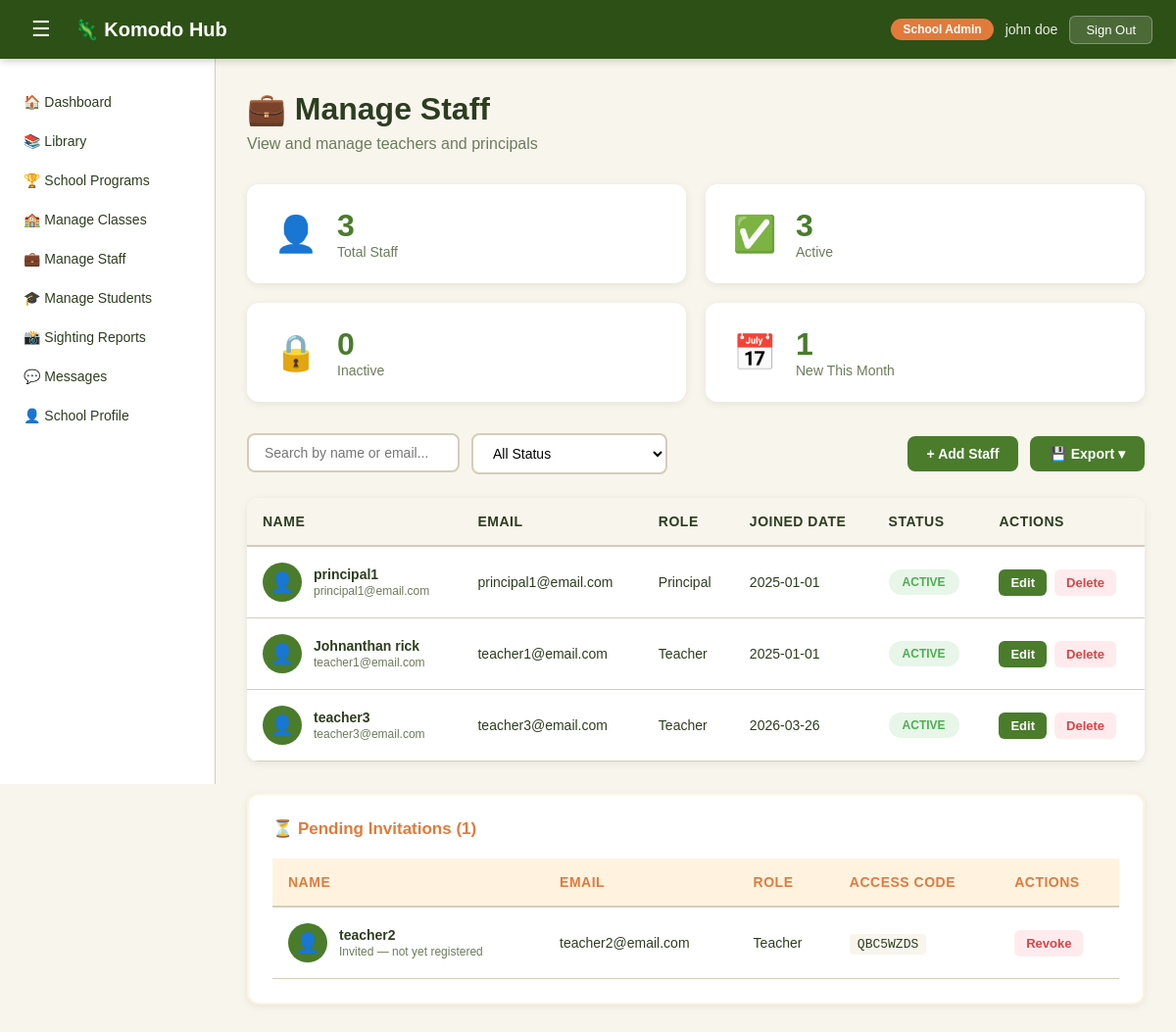
/manage-staff (signed in), run on the app's committed database.
### tables this page shows
CREATE TABLE user(
    user_id INTEGER PRIMARY KEY AUTOINCREMENT,
    fullname TEXT NOT NULL,
    email TEXT NOT NULL,
    role TEXT,
    password TEXT NOT NULL,
    organization_id INTEGER, avatar TEXT, phone TEXT, location TEXT, created_at TIMESTAMP DEFAULT '2025-01-01', status TEXT DEFAULT 'active', points INTEGER DEFAULT 0,
    FOREIGN KEY (organization_id) REFERENCES organization(organization_id)
);

CREATE TABLE registration (
    id INTEGER PRIMARY KEY AUTOINCREMENT,
    email TEXT NOT NULL UNIQUE,
    full_name TEXT NOT NULL,
    role TEXT NOT NULL DEFAULT 'student',
    access_code TEXT UNIQUE,
    organization_id INTEGER REFERENCES organization(organization_id),
    status TEXT CHECK(status IN ('pending', 'registered')) DEFAULT 'pending',
    created_at TEXT DEFAULT (datetime('now'))
);

### app.py (the view)
@app.route('/manage-staff')
def get_staff_details():
    if 'user_id' not in session:
        return redirect(url_for('login_get'))
    if session['role'] not in ['school-admin', 'principal', 'system-admin']:
        return abort(403)
    user = db.fetch_one('SELECT * FROM user WHERE user_id = ?', (session['user_id'],))
    if session['role'] == 'system-admin':
        members = db.fetch_query(
            "SELECT * FROM user WHERE role IN ('teacher', 'principal') ORDER BY role"
        )
    else:
        members = db.fetch_query(
            "SELECT * FROM user WHERE role IN ('teacher', 'principal') AND organization_id = ?",
            (session['organization_id'],)
        )
    pending = db.fetch_query(
        '''SELECT * FROM registration
           WHERE organization_id = ? AND role IN ('teacher', 'principal') AND status = 'pending'
           ORDER BY id DESC''',
        (session['organization_id'],)
    ) if session['role'] != 'system-admin' else []
    total = len(members)
    active = sum(1 for m in members if m['status'] == 'active')
    inactive = total - active
    month_ago = (datetime.now() - timedelta(days=30)).strftime('%Y-%m-%d')
    new_this_month = sum(1 for m in members if m['created_at'] and m['created_at'][:10] >= month_ago)
    has_principal = db.fetch_one(
        "SELECT user_id FROM user WHERE role = 'principal' AND organization_id = ?",
        (session['organization_id'],)
    ) is not None
    return render_template('shared/manage-users.html',
        user=user, members=members, pending=pending,
        manage_type='staff', has_principal=has_principal,
        total=total, active=active, inactive=inactive, new_this_month=new_this_month
    )

### database.py (called while the page is built)
def fetch_query(sql, params=()):
    with sqlite3.connect('Komodo_DB.db') as con:
        con.row_factory = sqlite3.Row
        cur = con.cursor()
        cur.execute(sql, params)
        rows = cur.fetchall()
        return rows

def fetch_one(sql, params=()):
    with sqlite3.connect('Komodo_DB.db') as con:
        con.row_factory = sqlite3.Row
        cur = con.cursor()
        cur.execute(sql, params)
        row = cur.fetchone()
        return row

### templates/shared/manage-users.html (shortened to what this page needs)
<!DOCTYPE html>
<html lang="en">
<head>
    <link rel="stylesheet" href="{{ url_for('static', filename='/css/style.css') }}">
    <link rel="stylesheet" href="{{ url_for('static', filename='/css/dashboard.css') }}">
    <link rel="stylesheet" href="{{ url_for('static', filename='/css/tabs/manage-users.css') }}">
</head>
<body class="dashboard-body">
    {% include 'shared/navbar.html' %}
    <div class="dash-layout">
        {% include 'shared/sidebar.html' %}
        <main class="dash-main">
            <div class="page-header">
                <h1 id="page-title">&#128100; Manage Users</h1>
                <p id="page-description">View and manage user accounts</p>
            </div>
            <div class="users-stats">
                <div class="stat-box">
                    <div class="stat-icon">&#128100;</div>
                    <div class="stat-info">
                        <div class="stat-number" id="total-users">{{ total }}</div>
                        <div class="stat-label" id="stat-label-1">Total Users</div>
                    </div>
                </div>
                <div class="stat-box">
                    <div class="stat-icon">&#9989;</div>
                    <div class="stat-info">
                        <div class="stat-number" id="active-users">{{ active }}</div>
                        <div class="stat-label">Active</div>
                    </div>
                </div>
                <div class="stat-box">
                    <div class="stat-icon">&#128274;</div>
                    <div class="stat-info">
                        <div class="stat-number" id="inactive-users">{{ inactive }}</div>
                        <div class="stat-label">Inactive</div>
                    </div>
                </div>
                <div class="stat-box">
                    <div class="stat-icon">&#128197;</div>
                    <div class="stat-info">
                        <div class="stat-number" id="new-users">{{ new_this_month }}</div>
                        <div class="stat-label">New This Month</div>
                    </div>
                </div>
            </div>
            <div class="users-controls">
                <div class="controls-left">
                    <div class="filter-group">
                        <input type="text" id="search-input" placeholder="Search by name or email..." onkeyup="filterUsers()">
                    </div>
                    <div class="filter-group">
                        <select id="filter-status" onchange="filterUsers()">
                            <option value="all">All Status</option>
                        </select>
                    </div>
                </div>
                <div class="controls-right" style="position: relative;">
                    {% if manage_type in ['staff', 'members'] and user['role'] in ['school-admin', 'principal', 'community-admin'] %}
                    <button class="btn-add-member" onclick="openAddMemberModal()">+ Add Staff</button>
                    {% elif manage_type in ['students',] and user['role'] in ['school-admin', 'principal',] %}
                    <button class="btn-add-member" onclick="openAddMemberModal()">+ Add Student</button>
                    {% endif %}
                    <button class="btn-export" onclick="toggleExportMenu()">&#128190; Export ▾</button>
                </div>
            </div>
            <div class="users-table-container">
                <table class="users-table" id="users-table">
                    <thead>
                        <tr>
                            <th>Name</th>
                            <th id="col-header-2">Email</th>
                            <th id="col-header-3">Role</th>
                            <th>Joined Date</th>
                            <th>Status</th>
                            <th>Actions</th>
                        </tr>
                    </thead>
                    <tbody id="users-tbody">
                        {% for m in members %}
                        <tr data-status="{{ m['status'] or 'active' }}" data-search="{{ m['fullname']|lower }} {{ m['email']|lower }}">
                            <td>
                                <div class="user-cell">
                                    <div class="user-avatar">
                                    </div>
                                    <div class="user-info">
                                        <div class="user-name">{{ m['fullname'] }}</div>
                                        <div class="user-id">{{ m['email'] }}</div>
                                    </div>
                                </div>
                            </td>
                            <td>{{ m['email'] }}</td>
                            <td>{{ m['role'].replace('-', ' ').title() }}</td>
                            <td>{{ m['created_at'][:10] if m['created_at'] else '—' }}</td>
                            <td><span class="status-badge status-{{ m['status'] or 'active' }}">{{ (m['status'] or 'active').title() }}</span></td>
                            <td>
                                <div class="action-buttons">
                                    <button class="btn-edit-user"
                                        onclick="editUser({{ m['user_id'] }}, '{{ m['fullname'] }}', '{{ m['email'] }}', '{{ m['status'] or 'active' }}')">
                                        Edit
                                    </button>
                                    <button class="btn-delete-user" onclick="deleteUser({{ m['user_id'] }})">Delete</button>
                                </div>
                            </td>
                        </tr>
                        {% else %}
                        <tr><td colspan="6" style="text-align:center; color: var(--text-muted); padding: 20px;">No users found.</td></tr>
                        {% endfor %}
                    </tbody>
                </table>
            </div>
            {% if pending and pending|length > 0 %}
            <div class="pending-section">
                <h3 class="pending-title">&#9203; Pending Invitations ({{ pending|length }})</h3>
                <table class="users-table">
                    <thead>
                        <tr>
                            <th>Name</th>
                            <th>Email</th>
                            <th>Role</th>
                            <th>Access Code</th>
                            <th>Actions</th>
                        </tr>
                    </thead>
                    <tbody>
                        {% for p in pending %}
                        <tr id="pending-row-{{ p['id'] }}">
                            <td>
                                <div class="user-cell">
                                    <div class="user-avatar">👤</div>
                                    <div class="user-info">
                                        <div class="user-name">{{ p['full_name'] }}</div>
                                        <div class="user-id">Invited — not yet registered</div>
                                    </div>
                                </div>
                            </td>
                            <td>{{ p['email'] }}</td>
                            <td>{{ p['role'].replace('-', ' ').title() }}</td>
                            <td>
                                <code style="background:var(--light-bg); padding:3px 8px;
                                            border-radius:4px; font-size:13px;">
                                    {{ p['access_code'] }}
                                </code>
                            </td>
                            <td>
                                <button class="btn-delete-user"
                                        onclick="revokeInvitation({{ p['id'] }})">
                                    Revoke
                                </button>
                            </td>
                        </tr>
                        {% endfor %}
                    </tbody>
                </table>
            </div>
            {% endif %}
        </main>
    </div>
</body>
</html>

### templates/shared/navbar.html
    <nav class="dash-nav">
        <div class="dash-nav-left">
            <button class="sidebar-toggle" onclick="toggleSidebar()">&#9776;</button>
            <a href="/dashboard/{{ user['role'] }}" class="dash-logo">&#129422; Komodo Hub</a>
        </div>
        <div class="dash-nav-right">
            <span class="nav-role-badge">{{ user['role'].replace('-', ' ').title() }}</span>
            <span class="nav-username">{{ user['fullname'] }}</span>
            <button class="btn-signout" onclick="signOut()">Sign Out</button>
        </div>
    </nav>

### static/css/style.css (style rules this page uses)
* { margin: 0; padding: 0; box-sizing: border-box; }
:root { --primary-green: #2D5016; --secondary-green: #4A7C2C; --accent-orange: #E17B3C; --light-bg: #F8F5ED; --white: #FFFFFF; --text-dark: #2C3E1F; --text-muted: #6B7C5C; --border-color: #D4CDB8; }
body { font-family: Arial, sans-serif; background-color: var(--light-bg); min-height: 100vh; display: flex; align-items: center; justify-content: center; padding: 20px; }

### static/css/dashboard.css (style rules this page uses)
.dashboard-body { display: block; padding: 0; background-color: var(--light-bg); min-height: 100vh; }
.dash-nav { background-color: var(--primary-green); color: var(--white); padding: 0 24px; height: 60px; display: flex; align-items: center; justify-content: space-between; position: sticky; top: 0; z-index: 100; box-shadow: 0 2px 8px rgba(0,0,0,0.2); }
.dash-nav-left { display: flex; align-items: center; gap: 16px; }
.dash-logo { color: var(--white); text-decoration: none; font-size: 20px; font-weight: bold; }
.sidebar-toggle { background: none; border: none; color: var(--white); font-size: 22px; cursor: pointer; padding: 4px 8px; border-radius: 4px; }
.dash-nav-right { display: flex; align-items: center; gap: 12px; }
.nav-role-badge { background-color: var(--accent-orange); color: var(--white); padding: 4px 12px; border-radius: 20px; font-size: 12px; font-weight: bold; }
.nav-username { font-size: 14px; color: rgba(255,255,255,0.9); }
.btn-signout { background-color: rgba(255,255,255,0.15); color: var(--white); border: 1px solid rgba(255,255,255,0.3); padding: 6px 16px; border-radius: 6px; font-size: 13px; cursor: pointer; }
.dash-layout { display: flex; min-height: calc(100vh - 60px); }
.dash-main { flex: 1; padding: 32px; overflow-y: auto; }
.stat-icon { width: 52px; height: 52px; border-radius: 12px; display: flex; align-items: center; justify-content: center; font-size: 26px; flex-shrink: 0; }
.stat-number { font-size: 28px; font-weight: bold; color: var(--text-dark); }
.stat-label { font-size: 13px; color: var(--text-muted); }

### data on the page
user: role.replace "School Admin", fullname "john doe"
user: fullname "principal1", email "principal1@email.com", role.replace "Principal", created_at "2025-01-01", status "ACTIVE"
user: fullname "Johnanthan rick", email "teacher1@email.com", role.replace "Teacher", created_at "2025-01-01", status "ACTIVE"
user: fullname "teacher3", email "teacher3@email.com", role.replace "Teacher", created_at "2026-03-26", status "ACTIVE"
registration: full_name "teacher2", email "teacher2@email.com", role.replace "Teacher", access_code "QBC5WZDS"

### other printed values
{{ total }} "3"
{{ active }} "3"
{{ inactive }} "0"
{{ new_this_month }} "1"
{{ pending|length }} "1"
